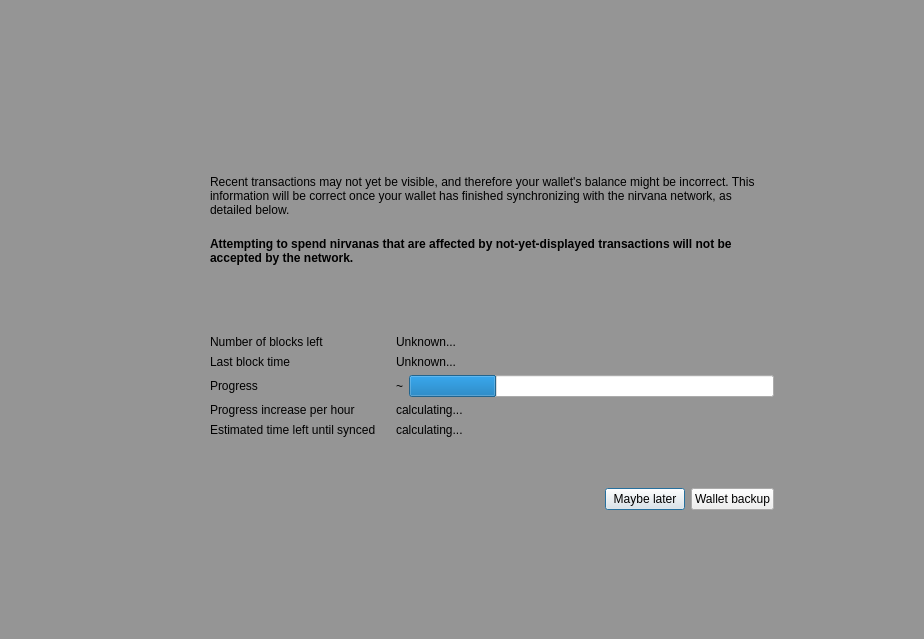
<?xml version="1.0" encoding="UTF-8"?>
<ui version="4.0">
 <class>ModalOverlay</class>
 <widget class="ModalOverlay" name="ModalOverlay">
  <property name="geometry">
   <rect>
    <x>0</x>
    <y>0</y>
    <width>924</width>
    <height>639</height>
   </rect>
  </property>
  <property name="windowTitle">
   <string>Form</string>
  </property>
  <layout class="QVBoxLayout" name="verticalLayout" stretch="0">
   <property name="sizeConstraint">
    <enum>QLayout::SetDefaultConstraint</enum>
   </property>
   <property name="leftMargin">
    <number>0</number>
   </property>
   <property name="topMargin">
    <number>0</number>
   </property>
   <property name="rightMargin">
    <number>0</number>
   </property>
   <property name="bottomMargin">
    <number>0</number>
   </property>
   <item>
    <widget class="QWidget" name="bgWidget" native="true">
     <property name="styleSheet">
      <string notr="true">#bgWidget { background: rgba(0,0,0,96); }</string>
     </property>
     <layout class="QVBoxLayout" name="verticalLayoutMain" stretch="0">
      <property name="leftMargin">
       <number>120</number>
      </property>
      <property name="topMargin">
       <number>120</number>
      </property>
      <property name="rightMargin">
       <number>120</number>
      </property>
      <property name="bottomMargin">
       <number>120</number>
      </property>
      <item>
       <widget class="QWidget" name="contentWidget" native="true">
        <layout class="QVBoxLayout" name="verticalLayout_3" stretch="1,0">
         <property name="spacing">
          <number>0</number>
         </property>
         <property name="leftMargin">
          <number>0</number>
         </property>
         <property name="topMargin">
          <number>0</number>
         </property>
         <property name="rightMargin">
          <number>0</number>
         </property>
         <property name="bottomMargin">
          <number>0</number>
         </property>
         <item>
          <widget class="QStackedWidget" name="stackedWidget">
           <property name="currentIndex">
            <number>0</number>
           </property>
           <widget class="QWidget" name="page">
            <layout class="QVBoxLayout" name="verticalLayout_2">
             <property name="spacing">
              <number>0</number>
             </property>
             <property name="leftMargin">
              <number>30</number>
             </property>
             <property name="topMargin">
              <number>10</number>
             </property>
             <property name="rightMargin">
              <number>30</number>
             </property>
             <property name="bottomMargin">
              <number>10</number>
             </property>
             <item>
              <spacer name="verticalSpacer_3">
               <property name="orientation">
                <enum>Qt::Vertical</enum>
               </property>
               <property name="sizeType">
                <enum>QSizePolicy::Expanding</enum>
               </property>
               <property name="sizeHint" stdset="0">
                <size>
                 <width>20</width>
                 <height>40</height>
                </size>
               </property>
              </spacer>
             </item>
             <item>
              <layout class="QHBoxLayout" name="horizontalLayoutIconText" stretch="0,1">
               <property name="spacing">
                <number>20</number>
               </property>
               <property name="topMargin">
                <number>20</number>
               </property>
               <item>
                <layout class="QVBoxLayout" name="verticalLayoutIcon">
                 <item>
                  <widget class="QPushButton" name="warningIcon">
                   <property name="enabled">
                    <bool>false</bool>
                   </property>
                   <property name="text">
                    <string/>
                   </property>
                   <property name="iconSize">
                    <size>
                     <width>48</width>
                     <height>48</height>
                    </size>
                   </property>
                   <property name="flat">
                    <bool>true</bool>
                   </property>
                  </widget>
                 </item>
                 <item>
                  <spacer name="verticalSpacerWarningIcon">
                   <property name="orientation">
                    <enum>Qt::Vertical</enum>
                   </property>
                   <property name="sizeHint" stdset="0">
                    <size>
                     <width>20</width>
                     <height>40</height>
                    </size>
                   </property>
                  </spacer>
                 </item>
                </layout>
               </item>
               <item>
                <layout class="QVBoxLayout" name="verticalLayoutInfoText">
                 <property name="leftMargin">
                  <number>0</number>
                 </property>
                 <property name="topMargin">
                  <number>0</number>
                 </property>
                 <item>
                  <widget class="QLabel" name="infoText">
                   <property name="text">
                    <string>Recent transactions may not yet be visible, and therefore your wallet's balance might be incorrect. This information will be correct once your wallet has finished synchronizing with the nirvana network, as detailed below.</string>
                   </property>
                   <property name="textFormat">
                    <enum>Qt::RichText</enum>
                   </property>
                   <property name="wordWrap">
                    <bool>true</bool>
                   </property>
                  </widget>
                 </item>
                 <item>
                  <widget class="QLabel" name="infoTextStrong">
                   <property name="font">
                    <font>
                     <weight>75</weight>
                     <bold>true</bold>
                    </font>
                   </property>
                   <property name="text">
                    <string>Attempting to spend nirvanas that are affected by not-yet-displayed transactions will not be accepted by the network.</string>
                   </property>
                   <property name="textFormat">
                    <enum>Qt::RichText</enum>
                   </property>
                   <property name="wordWrap">
                    <bool>true</bool>
                   </property>
                  </widget>
                 </item>
                 <item>
                  <spacer name="verticalSpacerInTextSpace">
                   <property name="orientation">
                    <enum>Qt::Vertical</enum>
                   </property>
                   <property name="sizeHint" stdset="0">
                    <size>
                     <width>20</width>
                     <height>40</height>
                    </size>
                   </property>
                  </spacer>
                 </item>
                 <item>
                  <layout class="QFormLayout" name="formLayout">
                   <property name="fieldGrowthPolicy">
                    <enum>QFormLayout::ExpandingFieldsGrow</enum>
                   </property>
                   <property name="horizontalSpacing">
                    <number>20</number>
                   </property>
                   <property name="verticalSpacing">
                    <number>6</number>
                   </property>
                   <property name="topMargin">
                    <number>10</number>
                   </property>
                   <item row="0" column="0">
                    <widget class="QLabel" name="labelNumberOfBlocksLeft">
                     <property name="font">
                      <font>
                       <weight>50</weight>
                       <bold>false</bold>
                      </font>
                     </property>
                     <property name="text">
                      <string>Number of blocks left</string>
                     </property>
                    </widget>
                   </item>
                   <item row="0" column="1">
                    <widget class="QLabel" name="numberOfBlocksLeft">
                     <property name="sizePolicy">
                      <sizepolicy hsizetype="Expanding" vsizetype="Preferred">
                       <horstretch>0</horstretch>
                       <verstretch>0</verstretch>
                      </sizepolicy>
                     </property>
                     <property name="text">
                      <string>Unknown...</string>
                     </property>
                    </widget>
                   </item>
                   <item row="1" column="0">
                    <widget class="QLabel" name="labelLastBlockTime">
                     <property name="font">
                      <font>
                       <weight>50</weight>
                       <bold>false</bold>
                      </font>
                     </property>
                     <property name="text">
                      <string>Last block time</string>
                     </property>
                    </widget>
                   </item>
                   <item row="1" column="1">
                    <widget class="QLabel" name="newestBlockDate">
                     <property name="sizePolicy">
                      <sizepolicy hsizetype="Expanding" vsizetype="Preferred">
                       <horstretch>0</horstretch>
                       <verstretch>0</verstretch>
                      </sizepolicy>
                     </property>
                     <property name="text">
                      <string>Unknown...</string>
                     </property>
                    </widget>
                   </item>
                   <item row="2" column="0">
                    <widget class="QLabel" name="labelSyncDone">
                     <property name="font">
                      <font>
                       <weight>50</weight>
                       <bold>false</bold>
                      </font>
                     </property>
                     <property name="text">
                      <string>Progress</string>
                     </property>
                    </widget>
                   </item>
                   <item row="2" column="1">
                    <layout class="QHBoxLayout" name="horizontalLayoutSync" stretch="0,1">
                     <property name="spacing">
                      <number>6</number>
                     </property>
                     <item>
                      <widget class="QLabel" name="percentageProgress">
                       <property name="text">
                        <string notr="true">~</string>
                       </property>
                      </widget>
                     </item>
                     <item>
                      <widget class="QProgressBar" name="progressBar">
                       <property name="value">
                        <number>24</number>
                       </property>
                       <property name="format">
                        <string/>
                       </property>
                      </widget>
                     </item>
                    </layout>
                   </item>
                   <item row="4" column="0">
                    <widget class="QLabel" name="labelProgressIncrease">
                     <property name="font">
                      <font>
                       <weight>50</weight>
                       <bold>false</bold>
                      </font>
                     </property>
                     <property name="text">
                      <string>Progress increase per hour</string>
                     </property>
                    </widget>
                   </item>
                   <item row="4" column="1">
                    <widget class="QLabel" name="progressIncreasePerH">
                     <property name="sizePolicy">
                      <sizepolicy hsizetype="Expanding" vsizetype="Preferred">
                       <horstretch>0</horstretch>
                       <verstretch>0</verstretch>
                      </sizepolicy>
                     </property>
                     <property name="text">
                      <string>calculating...</string>
                     </property>
                    </widget>
                   </item>
                   <item row="5" column="0">
                    <widget class="QLabel" name="labelEstimatedTimeLeft">
                     <property name="font">
                      <font>
                       <weight>50</weight>
                       <bold>false</bold>
                      </font>
                     </property>
                     <property name="text">
                      <string>Estimated time left until synced</string>
                     </property>
                    </widget>
                   </item>
                   <item row="5" column="1">
                    <widget class="QLabel" name="expectedTimeLeft">
                     <property name="sizePolicy">
                      <sizepolicy hsizetype="Expanding" vsizetype="Preferred">
                       <horstretch>0</horstretch>
                       <verstretch>0</verstretch>
                      </sizepolicy>
                     </property>
                     <property name="text">
                      <string>calculating...</string>
                     </property>
                    </widget>
                   </item>
                  </layout>
                 </item>
                </layout>
               </item>
              </layout>
             </item>
             <item>
              <spacer name="verticalSpacer_4">
               <property name="orientation">
                <enum>Qt::Vertical</enum>
               </property>
               <property name="sizeHint" stdset="0">
                <size>
                 <width>20</width>
                 <height>40</height>
                </size>
               </property>
              </spacer>
             </item>
            </layout>
           </widget>
           <widget class="QWidget" name="page_2">
            <layout class="QVBoxLayout" name="verticalLayout_4">
             <property name="spacing">
              <number>15</number>
             </property>
             <property name="leftMargin">
              <number>30</number>
             </property>
             <property name="topMargin">
              <number>0</number>
             </property>
             <property name="rightMargin">
              <number>30</number>
             </property>
             <property name="bottomMargin">
              <number>0</number>
             </property>
             <item>
              <spacer name="verticalSpacer_2">
               <property name="orientation">
                <enum>Qt::Vertical</enum>
               </property>
               <property name="sizeHint" stdset="0">
                <size>
                 <width>20</width>
                 <height>40</height>
                </size>
               </property>
              </spacer>
             </item>
             <item>
              <layout class="QGridLayout" name="gridLayout">
               <item row="0" column="1">
                <widget class="QLabel" name="labelNote">
                 <property name="layoutDirection">
                  <enum>Qt::LeftToRight</enum>
                 </property>
                 <property name="text">
                  <string>Wallet backup prompt</string>
                 </property>
                 <property name="alignment">
                  <set>Qt::AlignLeading|Qt::AlignLeft|Qt::AlignVCenter</set>
                 </property>
                </widget>
               </item>
               <item row="1" column="1">
                <widget class="QLabel" name="labelMessage">
                 <property name="text">
                  <string>Please backup your wallet as soon as possible.
Please make sure to keep an updated antivirus and operating system. We can not recover Your funds if you visit phishing site or lose your backup. Please make sure to keep backups of your private keys or files. We do not store your private keys on this wallet. And you as a user, are entirely responsible for your funds and your own security.</string>
                 </property>
                 <property name="alignment">
                  <set>Qt::AlignLeading|Qt::AlignLeft|Qt::AlignVCenter</set>
                 </property>
                 <property name="wordWrap">
                  <bool>true</bool>
                 </property>
                </widget>
               </item>
               <item row="0" column="0">
                <widget class="QPushButton" name="warningIconBackup">
                 <property name="enabled">
                  <bool>false</bool>
                 </property>
                 <property name="sizePolicy">
                  <sizepolicy hsizetype="Fixed" vsizetype="Fixed">
                   <horstretch>0</horstretch>
                   <verstretch>0</verstretch>
                  </sizepolicy>
                 </property>
                 <property name="minimumSize">
                  <size>
                   <width>30</width>
                   <height>30</height>
                  </size>
                 </property>
                 <property name="maximumSize">
                  <size>
                   <width>30</width>
                   <height>30</height>
                  </size>
                 </property>
                 <property name="text">
                  <string/>
                 </property>
                 <property name="iconSize">
                  <size>
                   <width>30</width>
                   <height>30</height>
                  </size>
                 </property>
                 <property name="flat">
                  <bool>true</bool>
                 </property>
                </widget>
               </item>
               <item row="1" column="0">
                <spacer name="horizontalSpacer_2">
                 <property name="orientation">
                  <enum>Qt::Horizontal</enum>
                 </property>
                 <property name="sizeType">
                  <enum>QSizePolicy::Fixed</enum>
                 </property>
                 <property name="sizeHint" stdset="0">
                  <size>
                   <width>30</width>
                   <height>20</height>
                  </size>
                 </property>
                </spacer>
               </item>
              </layout>
             </item>
             <item>
              <spacer name="verticalSpacer">
               <property name="orientation">
                <enum>Qt::Vertical</enum>
               </property>
               <property name="sizeType">
                <enum>QSizePolicy::Expanding</enum>
               </property>
               <property name="sizeHint" stdset="0">
                <size>
                 <width>20</width>
                 <height>40</height>
                </size>
               </property>
              </spacer>
             </item>
            </layout>
           </widget>
          </widget>
         </item>
         <item>
          <widget class="QWidget" name="buttonsContainerWhite" native="true">
           <layout class="QHBoxLayout" name="horizontalLayout">
            <property name="leftMargin">
             <number>30</number>
            </property>
            <property name="topMargin">
             <number>15</number>
            </property>
            <property name="rightMargin">
             <number>30</number>
            </property>
            <item>
             <spacer name="horizontalSpacer">
              <property name="orientation">
               <enum>Qt::Horizontal</enum>
              </property>
              <property name="sizeHint" stdset="0">
               <size>
                <width>40</width>
                <height>20</height>
               </size>
              </property>
             </spacer>
            </item>
            <item>
             <widget class="QPushButton" name="closeButton">
              <property name="focusPolicy">
               <enum>Qt::StrongFocus</enum>
              </property>
              <property name="text">
               <string>Maybe later</string>
              </property>
              <property name="default">
               <bool>true</bool>
              </property>
             </widget>
            </item>
            <item>
             <widget class="QPushButton" name="walletBackupButton">
              <property name="text">
               <string>Wallet backup</string>
              </property>
             </widget>
            </item>
           </layout>
          </widget>
         </item>
        </layout>
       </widget>
      </item>
     </layout>
    </widget>
   </item>
  </layout>
 </widget>
 <customwidgets>
  <customwidget>
   <class>ModalOverlay</class>
   <extends>QWidget</extends>
   <header>qt/modaloverlay.h</header>
   <container>1</container>
  </customwidget>
 </customwidgets>
 <resources/>
 <connections/>
</ui>
